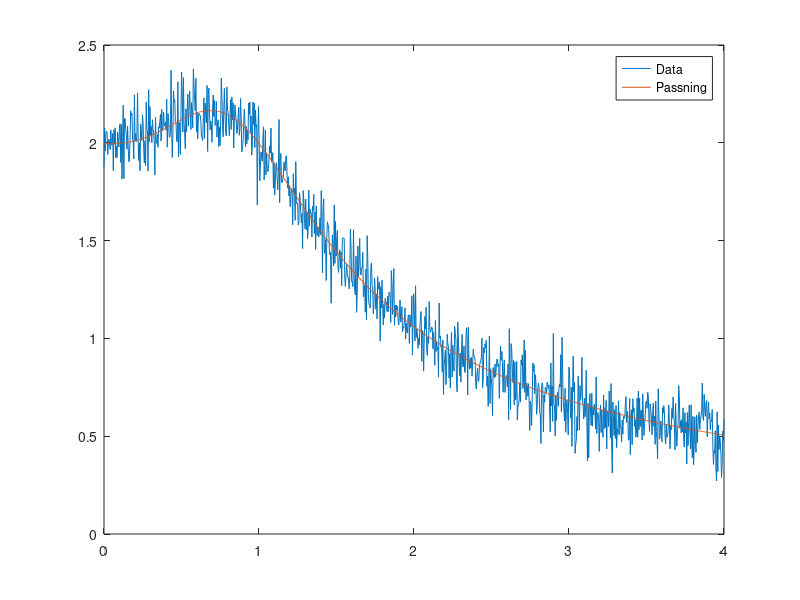

MATLAB code for this plot:
% Antag att vi har en ickelinjär funktion f(x) med två
% parametrar a och b:
%
%               x^b + 1
% f(x) =  a * -----------
%             x^(b+1) + 1
%
% Funktionen f(x) är enkel och kan beskrivas i matlab som:
%
%    f = @(a, b, x) (a*(x.^b + 1)./(x.^(b+1) + 1));
%
% men låt oss låtsas att den är lång och att vi vill uttrycka
% den i termer av en hjälpfunktion g(p, x) (detta är något ni
% kan vilja använda er av):
g = @(p, x) (x.^p + 1);
f = @(a, b, x) (a*g(b, x)./g(b+1, x));

% Antag att f(t) är en observabel med mätosäkerhet
% vi kan simulera detta med normalfördelat brus:
N = 1000; t = linspace(0, 4, N);
alpha = 2.0; beta = 3.0;
rng('default'); % ger reproducerbara stokastiska värden
y = f(alpha, beta, t) + random('Normal', 0, 0.1, 1, N);

% Ni kommer istället att läsa in t och y från en textfil.
% Det gör ni med funktionen ``load``, exempel:
%
%    raadata = load("XdegC_Ymolal_3.txt")

% Låt oss plotta mätdata:
plot(t, y);

% Låt oss nu se ifall vi kan genom kurvanpassning
% bestämma alpha och beta från våra brusiga data i y.
resfcn = @(params) f(params(1), params(2), t) - y;
result = fsolve(resfcn, [1.0, 1.0])

% vi kan rita in passningen över våra brusiga data för att
% få en visualisering av "goodness of fit"
hold on;
handle = plot(t, f(result(1), result(2), t));
legend('Data', 'Passning');
saveas(handle, 'passning.png', 'png'); % sparar vår plot
